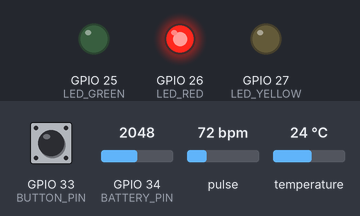
A sketch run on a simulated ESP32. Shown: output pins drawn as LEDs (lit = HIGH). The inputs (shaded band) are chosen by the test bench; at power-on: GPIO 34 (BATTERY_PIN) = 2048, GPIO 33 (BUTTON_PIN) HIGH, pulse 72 bpm, temperature 24 °C. Nothing arrives over Bluetooth unless stated; a phone connects over Bluetooth LE 3 s after start; what the sketch prints to the serial monitor is not drawn.

Above: at 2.3 s.
2.4 s: GPIO 34 (BATTERY_PIN) set to 2357
11.8 s: GPIO 34 (BATTERY_PIN) set to 2494
At 21.6 s:
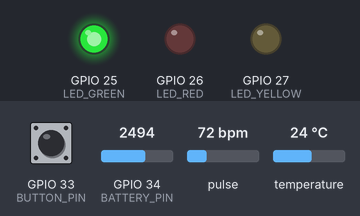
23.7 s: GPIO 34 (BATTERY_PIN) set to 2047
At 31.8 s:
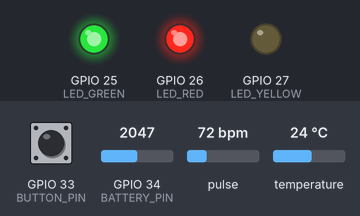
32.1 s: GPIO 34 (BATTERY_PIN) set to 2866
At 41.3 s:
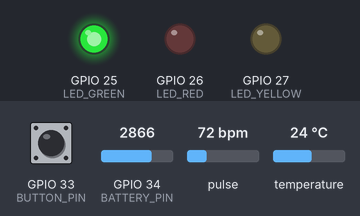
Timing chart, 0 to 42.8 s (numbered marks = the images above; inputs shaded):
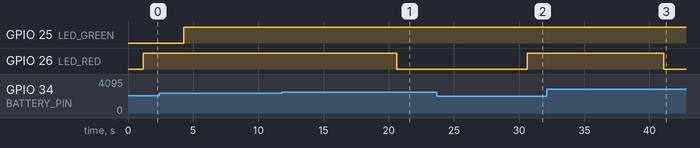

Measured:
- the behaviour switches between 2425 and 2426 on GPIO 34 (BATTERY_PIN) (found by bisection; images 0 and 1)
- after the input at 11.8 s, GPIO 26 (LED_RED): HIGH → LOW after 8.8 s
- after the input at 23.7 s, GPIO 26 (LED_RED): LOW → HIGH after 6.9 s
- after the input at 32.1 s, GPIO 26 (LED_RED): HIGH → LOW after 9.0 s

The sketch:

PetHealth.ino
```cpp
#include <Wire.h>
#include "MAX30105.h"
#include "heartRate.h"
#include <OneWire.h>
#include <DallasTemperature.h>
#include <BLEDevice.h>
#include <BLEServer.h>
#include <BLEUtils.h>
#include <BLE2902.h>

// ==================== PIN DEFINITIONS ====================
#define LED_GREEN 25
#define LED_RED 26
#define LED_YELLOW 27
#define ONE_WIRE_BUS 15
#define BUTTON_PIN 33
#define BATTERY_PIN 34

// ==================== BLE UUIDs ====================
#define SERVICE_UUID "0000180d-0000-1000-8000-00805f9b34fb"
#define CHARACTERISTIC_UUID "00002a37-0000-1000-8000-00805f9b34fb"
#define BATTERY_SERVICE_UUID "0000180f-0000-1000-8000-00805f9b34fb"
#define BATTERY_CHAR_UUID "00002a19-0000-1000-8000-00805f9b34fb"

// ==================== THRESHOLDS & CONFIGURATION ====================
#define MIN_IR_VALUE 50000
#define BATTERY_LOW_THRESHOLD 20
#define DISCOVERY_TIMEOUT 120000
#define BUTTON_DEBOUNCE 200

#define BATTERY_MAX_VOLTAGE 4.35
#define BATTERY_MIN_VOLTAGE 3.8
#define VOLTAGE_DIVIDER_RATIO 2.0

// ==================== DEVICE STATES ====================
enum DeviceState {
  STATE_SLEEP,
  STATE_DISCOVERY,
  STATE_CONNECTED
};

// ==================== GLOBAL OBJECTS ====================
MAX30105 particleSensor;
OneWire oneWire(ONE_WIRE_BUS);
DallasTemperature tempSensor(&oneWire);
BLECharacteristic *dataCharacteristic;
BLECharacteristic *batteryCharacteristic;
BLEServer *pServer;

// ==================== STATE VARIABLES ====================
DeviceState currentState = STATE_SLEEP;
bool deviceConnected = false;
bool oldDeviceConnected = false;

// Sensor data
float heartRate = 0.0;
float spo2 = 0.0;
float temperature = 0.0;
uint8_t batteryLevel = 100;

// Timing variables
unsigned long discoveryStartTime = 0;
unsigned long lastBatteryCheck = 0;
unsigned long lastButtonPress = 0;
unsigned long lastBlinkTime = 0;
unsigned long lastDataSend = 0;
unsigned long lastTempRequest = 0;
unsigned long lastGoodIRTime = 0;
unsigned long lastSpO2Calc = 0;

bool blinkState = false;

// Sensor status
bool tempSensorOK = false;
bool maxSensorOK = false;
bool batteryLow = false;

// ==================== HEART RATE DETECTION ====================
const byte RATE_SIZE = 4;
byte rates[RATE_SIZE];
byte rateSpot = 0;
long lastBeat = 0;
float beatsPerMinute = 0;
int beatAvg = 0;

// Buffer for IR values to maintain continuity for checkForBeat()
#define BUFFER_SIZE 100
unsigned long lastSampleTime = 0;
const unsigned long SAMPLE_INTERVAL = 10;  // 100Hz sampling (10ms)

// ==================== I2C MUTEX FOR DUAL-CORE ====================
SemaphoreHandle_t i2cMutex = NULL;

// ==================== BLE CALLBACKS ====================
class MyServerCallbacks : public BLEServerCallbacks {
  void onConnect(BLEServer *pServer) {
    deviceConnected = true;
    Serial.println("✓ Client connected");
  }

  void onDisconnect(BLEServer *pServer) {
    deviceConnected = false;
    Serial.println("✗ Client disconnected");
  }
};

// ==================== FUNCTION PROTOTYPES ====================
void updateBatteryLevel();
void updateLEDStatus();

void handleButtonPress();
void handleSleepState();
void handleDiscoveryState();
void handleConnectedState();

void enterDiscoveryMode();
void exitDiscoveryMode();
void enterConnectedMode();

void sendDataViaBLE();
void updateHeartRate();


// ==================== SETUP ====================
void setup() {
  Serial.begin(115200);
  delay(1000);
  Serial.println("\n╔════════════════════════════════════╗");
  Serial.println("║   Pet Health Belt - Initializing  ║");
  Serial.println("╚════════════════════════════════════╝");

  // Configure pins
  pinMode(LED_GREEN, OUTPUT);
  pinMode(LED_RED, OUTPUT);
  pinMode(LED_YELLOW, OUTPUT);
  pinMode(BUTTON_PIN, INPUT_PULLUP);
  pinMode(BATTERY_PIN, INPUT);

  digitalWrite(LED_GREEN, LOW);
  digitalWrite(LED_RED, LOW);
  digitalWrite(LED_YELLOW, LOW);

  // Initialize I2C
  Wire.begin(21, 22);
  Wire.setClock(400000);

  // Initialize Temperature Sensor
  Serial.print("→ Temperature sensor: ");
  tempSensor.begin();
  tempSensor.setResolution(12);
  float testTemp = tempSensor.getTempCByIndex(0);
  if (testTemp != DEVICE_DISCONNECTED_C && testTemp > -50 && testTemp < 100) {
    tempSensorOK = true;
    Serial.println("OK");
  } else {
    tempSensorOK = false;
    Serial.println("FAILED");
  }

  // Initialize MAX30102 Sensor
  Serial.print("→ MAX30102 sensor: ");
  if (particleSensor.begin(Wire, I2C_SPEED_FAST)) {
    Serial.println("OK");
    Serial.println("   Place finger on sensor with steady pressure");

    // CRITICAL: Use DEFAULT settings - proven to work with checkForBeat()
    // Custom settings were causing IR saturation (262143)
    particleSensor.setup();
    particleSensor.setPulseAmplitudeRed(0x0A); // Low LED power - prevents saturation
    particleSensor.setPulseAmplitudeGreen(0);  // Turn off green

    delay(100);
    long testIR = particleSensor.getIR();
    if (testIR > 0) {
      maxSensorOK = true;
      Serial.print("   Initial IR: ");
      Serial.println(testIR);
    } else {
      maxSensorOK = false;
      Serial.println("   WARNING: No IR reading");
    }
  } else {
    maxSensorOK = false;
    Serial.println("FAILED - Not detected");
  }

  // Initialize BLE
  Serial.print("→ BLE initialization: ");
  BLEDevice::init("PetHealthBelt");

  pServer = BLEDevice::createServer();
  pServer->setCallbacks(new MyServerCallbacks());

  BLEService *hrService = pServer->createService(SERVICE_UUID);
  dataCharacteristic = hrService->createCharacteristic(
    CHARACTERISTIC_UUID,
    BLECharacteristic::PROPERTY_NOTIFY);
  dataCharacteristic->addDescriptor(new BLE2902());
  hrService->start();

  BLEService *batteryService = pServer->createService(BATTERY_SERVICE_UUID);
  batteryCharacteristic = batteryService->createCharacteristic(
    BATTERY_CHAR_UUID,
    BLECharacteristic::PROPERTY_READ | BLECharacteristic::PROPERTY_NOTIFY);
  batteryCharacteristic->addDescriptor(new BLE2902());
  batteryService->start();

  Serial.println("OK");

  updateBatteryLevel();

  currentState = STATE_SLEEP;
  Serial.println("\n→ Device ready - Press button to enter discovery mode");
  Serial.println("═══════════════════════════════════════════════════\n");

  updateLEDStatus();

  // Create I2C mutex
  i2cMutex = xSemaphoreCreateMutex();
  if (i2cMutex == NULL) {
    Serial.println("✗ FATAL: Failed to create I2C mutex!");
    while (1)
      ;
  }
}

// ==================== HEART RATE DETECTION FUNCTION ====================
void updateHeartRate() {
  unsigned long currentTime = millis();

  // Maintain strict 100Hz sampling for checkForBeat()
  if (currentTime - lastSampleTime < SAMPLE_INTERVAL) return;
  lastSampleTime = currentTime;

  long irValue = 0;

  // Read sensor with mutex protection
  if (xSemaphoreTake(i2cMutex, portMAX_DELAY) == pdTRUE) {
    irValue = particleSensor.getIR();
    xSemaphoreGive(i2cMutex);
  }

  // Finger detection
  if (irValue < MIN_IR_VALUE) {
    if (millis() - lastGoodIRTime > 3000) {  // 3 seconds no signal
      maxSensorOK = false;
      heartRate = 0;
      beatsPerMinute = 0;
      beatAvg = 0;
      // Clear buffer
      for (byte i = 0; i < RATE_SIZE; i++) rates[i] = 0;
    }
    return;
  } else {
    lastGoodIRTime = millis();
    maxSensorOK = true;
  }

  // ---- EXACT SPARKFUN EXAMPLE LOGIC ----
  if (checkForBeat(irValue) == true) {
    // We sensed a beat!
    long delta = millis() - lastBeat;
    lastBeat = millis();

    beatsPerMinute = 60 / (delta / 1000.0);

    if (beatsPerMinute < 255 && beatsPerMinute > 20) {
      rates[rateSpot++] = (byte)beatsPerMinute;
      rateSpot %= RATE_SIZE;

      // Take average of readings
      beatAvg = 0;
      for (byte x = 0; x < RATE_SIZE; x++)
        beatAvg += rates[x];
      beatAvg /= RATE_SIZE;

      heartRate = beatAvg;
    }
  }
}


// ==================== MAIN LOOP ====================
void loop() {
  // Always run heart rate detection when sensor is powered
  updateHeartRate();

  // Check button
  if (digitalRead(BUTTON_PIN) == LOW && (millis() - lastButtonPress > BUTTON_DEBOUNCE)) {
    lastButtonPress = millis();
    handleButtonPress();
  }

  // Update battery every 10 seconds
  if (millis() - lastBatteryCheck > 10000) {
    updateBatteryLevel();
    lastBatteryCheck = millis();
  }

  // Handle state machine
  switch (currentState) {
    case STATE_SLEEP:
      handleSleepState();
      break;

    case STATE_DISCOVERY:
      handleDiscoveryState();
      break;

    case STATE_CONNECTED:
      handleConnectedState();
      break;
  }

  // Update LED indicators
  updateLEDStatus();
}

// ==================== BUTTON HANDLER ====================
void handleButtonPress() {
  Serial.println("\n[BUTTON] Pressed");

  if (currentState == STATE_SLEEP) {
    enterDiscoveryMode();
  } else if (currentState == STATE_DISCOVERY) {
    exitDiscoveryMode();
  }
}

// ==================== STATE HANDLERS ====================
void handleSleepState() {
  if (deviceConnected && !oldDeviceConnected) {
    oldDeviceConnected = true;
    enterConnectedMode();
  }
  delay(100);
}

void handleDiscoveryState() {
  if (millis() - discoveryStartTime > DISCOVERY_TIMEOUT) {
    Serial.println("\n[DISCOVERY] Timeout - returning to sleep mode");
    exitDiscoveryMode();
    return;
  }

  // Blink green LED
  if (millis() - lastBlinkTime > 500) {
    blinkState = !blinkState;
    lastBlinkTime = millis();
  }

  if (deviceConnected && !oldDeviceConnected) {
    oldDeviceConnected = true;
    enterConnectedMode();
  }
}

void handleConnectedState() {
  // Check for disconnection
  if (!deviceConnected && oldDeviceConnected) {
    oldDeviceConnected = false;
    Serial.println("✗ Connection Lost");
    enterDiscoveryMode();
    return;
  }

  if (deviceConnected) {
    // Update temperature every 2 seconds
    if (millis() - lastTempRequest > 2000) {
      tempSensor.requestTemperatures();
      float tempC = tempSensor.getTempCByIndex(0);
      if (tempC != DEVICE_DISCONNECTED_C && tempC > -50 && tempC < 100) {
        temperature = (tempC * 9.0 / 5.0) + 32.0;
        tempSensorOK = true;
      } else {
        tempSensorOK = false;
      }
      lastTempRequest = millis();
    }

    // Send data via BLE every second
    if (millis() - lastDataSend > 1000) {
      sendDataViaBLE();
      lastDataSend = millis();
    }
  }
}

// ==================== STATE TRANSITIONS ====================
void enterDiscoveryMode() {
  Serial.println("\n╔═══════════════════════════════════╗");
  Serial.println("║  Entering DISCOVERY Mode          ║");
  Serial.println("║  Timeout: 2 minutes                ║");
  Serial.println("╚═══════════════════════════════════╝");

  currentState = STATE_DISCOVERY;
  discoveryStartTime = millis();
  blinkState = false;
  lastBlinkTime = millis();

  BLEAdvertising *advertising = BLEDevice::getAdvertising();
  advertising->addServiceUUID(SERVICE_UUID);
  advertising->setScanResponse(true);
  advertising->setMinPreferred(0x06);
  advertising->setMaxPreferred(0x12);
  BLEDevice::startAdvertising();

  Serial.println("[BLE] Advertising started");
  Serial.println("[BLE] Waiting for connection...\n");
}

void exitDiscoveryMode() {
  Serial.println("\n[DISCOVERY] Exiting discovery mode");
  BLEDevice::stopAdvertising();
  currentState = STATE_SLEEP;
  digitalWrite(LED_GREEN, LOW);
  Serial.println("[STATE] Returned to SLEEP mode\n");
}

void enterConnectedMode() {
  Serial.println("\n╔═══════════════════════════════════╗");
  Serial.println("║  Device CONNECTED                  ║");
  Serial.println("║  Starting data transmission...     ║");
  Serial.println("╚═══════════════════════════════════╝\n");

  currentState = STATE_CONNECTED;

  // Reset heart rate buffers for fresh start
  for (byte i = 0; i < RATE_SIZE; i++) rates[i] = 0;
  rateSpot = 0;
  lastBeat = 0;
  heartRate = 0;
}

// ==================== DATA TRANSMISSION ====================
void sendDataViaBLE() {
  char payload[100];
  snprintf(payload, sizeof(payload),
           "HR:%.1f,Temp:%.1f,Bat:%d",
           heartRate, temperature, batteryLevel);

  if (deviceConnected) {
    dataCharacteristic->setValue(payload);
    dataCharacteristic->notify();

    // Debug output
    long debugIR = 0;
    if (xSemaphoreTake(i2cMutex, portMAX_DELAY) == pdTRUE) {
      debugIR = particleSensor.getIR();
      xSemaphoreGive(i2cMutex);
    }

    Serial.print("[DATA] IR=");
    Serial.print(debugIR);
    Serial.print(", HR=");
    Serial.print(heartRate, 1);
    Serial.print(" BPM, Temp=");
    Serial.print(temperature, 1);
    Serial.print("F, Bat=");
    Serial.print(batteryLevel);
    Serial.println("%");
  }
}

// ==================== BATTERY MANAGEMENT ====================
void updateBatteryLevel() {
  int rawValue = analogRead(BATTERY_PIN);
  float voltage = (rawValue / 4095.0) * 3.3 * VOLTAGE_DIVIDER_RATIO;
  batteryLevel = constrain(((voltage - BATTERY_MIN_VOLTAGE) / (BATTERY_MAX_VOLTAGE - BATTERY_MIN_VOLTAGE)) * 100, 0, 100);
  batteryLow = (batteryLevel < BATTERY_LOW_THRESHOLD);

  if (deviceConnected) {
    batteryCharacteristic->setValue(&batteryLevel, 1);
    batteryCharacteristic->notify();
  }
}

// ==================== LED STATUS MANAGEMENT ====================
void updateLEDStatus() {
  // Yellow LED for sensor errors
  digitalWrite(LED_YELLOW, (!tempSensorOK || !maxSensorOK) ? HIGH : LOW);

  // Red LED for low battery
  digitalWrite(LED_RED, batteryLow ? HIGH : LOW);

  // Green LED for status
  switch (currentState) {
    case STATE_DISCOVERY:
      digitalWrite(LED_GREEN, blinkState ? HIGH : LOW);
      break;
    case STATE_CONNECTED:
      digitalWrite(LED_GREEN, HIGH);
      break;
    default:
      digitalWrite(LED_GREEN, LOW);
      break;
  }
}
```
